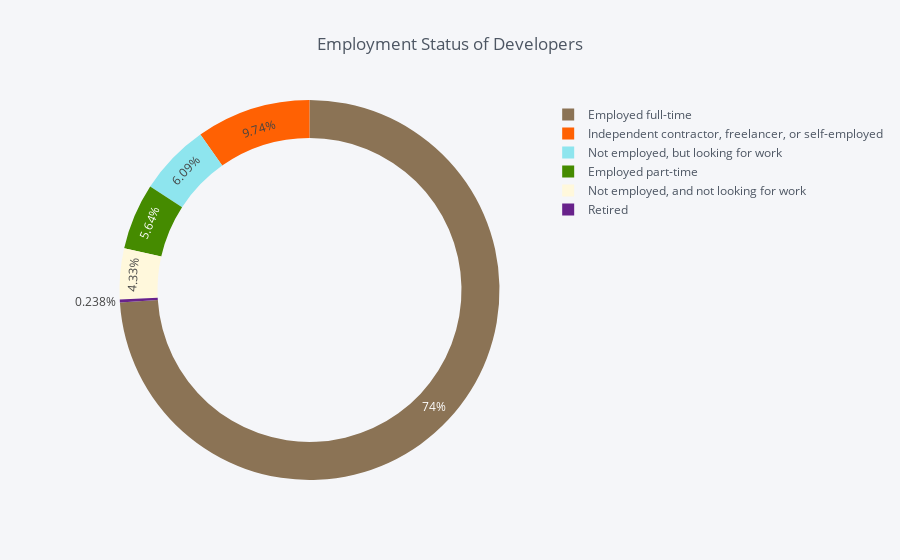

The code cell stored with this chart in its notebook:
### Markdown cell above
Approx. 74 % Developers are not students. They are working professional. Approx. 19 % Developers are full-time students and Approx. 7 % Developers are part-time students.

### Code cell
temp = stack_data['Employment'].value_counts()
df = pd.DataFrame({'labels': temp.index,
                   'values': temp.values
                  })
df.iplot(kind='pie',labels='labels',values='values', title='Employment Status of Developers', hole = 0.8, color = ['#8B7355','#FF6103','#8EE5EE','#458B00','#FFF8DC','#68228B'])

### Figure 1 — Plotly figure (JSON) as saved in the notebook; plotly's stock layout.template omitted (floating-point values rounded to 4 significant figures)
{"data": [{"hole": 0.8, "labels": ["Employed full-time", "Independent contractor, freelancer, or self-employed", "Not employed, but looking for work", "Employed part-time", "Not employed, and not looking for work", "Retired"], "marker": {"colors": ["rgba(139, 115, 85, 1.0)", "rgba(255, 97, 3, 1.0)", "rgba(142, 229, 238, 1.0)", "rgba(69, 139, 0, 1.0)", "rgba(255, 248, 220, 1.0)", "rgba(104, 34, 139, 1.0)"]}, "name": "", "type": "pie", "values": [70495, 9282, 5805, 5380, 4132, 227]}], "layout": {"legend": {"bgcolor": "#F5F6F9", "font": {"color": "#4D5663"}}, "paper_bgcolor": "#F5F6F9", "plot_bgcolor": "#F5F6F9", "title": "Employment Status of Developers", "titlefont": {"color": "#4D5663"}}}
